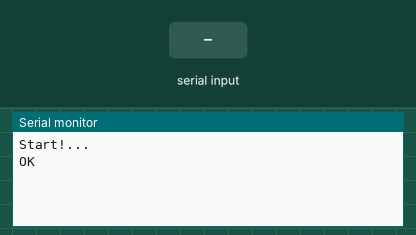
This sketch was run on a simulated Arduino Uno, built with avr-gcc and run on an emulated ATmega328P. On the bench: the last lines printed to the serial monitor. Inputs (shaded band) come from the test bench. The modem accepts every AT command (registered, SIM ready, sends succeed) and sends nothing else.

Above: at 1.2 s.
1.3 s: "1" received over the second serial link
At 1.8 s:
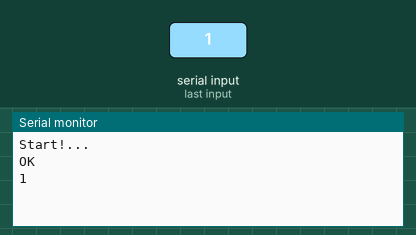
2.8 s: "0" received over the second serial link
At 4.2 s:
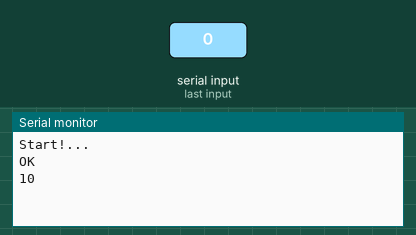

Measured:
- after the input at 1.3 s, the serial monitor: prints a new line at once (image 1)
- after the input at 2.8 s, the serial monitor: prints a new line at once (image 2)

The sketch:

Comandos_AT_SIM900.ino
```cpp
/*
        Tutorial Módulos GSM/GPRS
--------------------------------------------------*
  Video 7: Puerto de comunicación en el Sim900.   *
    ARDUINO UNO     SIM900                        *
      D7              TX                          *
      D8              RX                          *
      RESET           RST                         *
      GND             GND                         *
                                                  *
  Autor: Diseño Electrónico A2P                   *
--------------------------------------------------*/

 #include <SoftwareSerial.h>  //Incluir Libreria SoftwareSerial

 SoftwareSerial MOD_SIM900(7, 8); // Se declaran los pines del arduino uno D7 y D8
                                  //(RX Del Modulo SIM900), (TX Del Modulo SIM900)

 void setup(){
  Serial.begin(19200);
  MOD_SIM900.begin(19200);
  Serial.println("Start!...");
  MOD_SIM900.println("AT");

 }

  void loop(){

   if (MOD_SIM900.available())
     Serial.write(MOD_SIM900.read());
    if(Serial.available())
    MOD_SIM900.write(Serial.read());
  }
```
